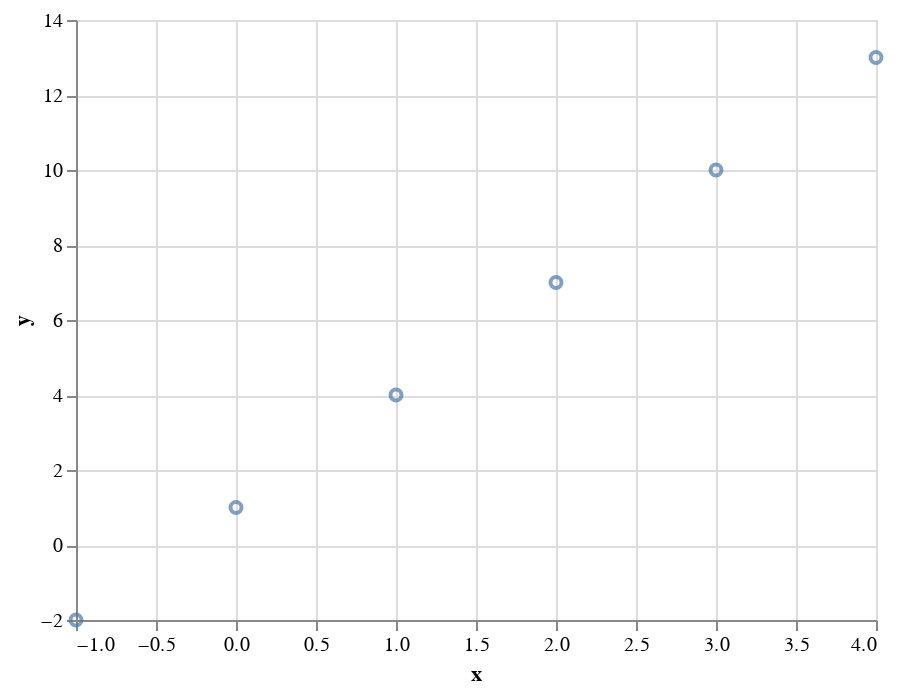

Write notebook code for a chart like this one.
### Markdown cell above
As you look at them, you might notice that the value of x is increasing by 1 as you read left to right and the corresponding value of y is increasing by 3. 
You probably think that y equals 3 times x plus or minus something. Then, you'd probably look at the 0 on x and see that y is 1, and you'd come up with the relationship: 

$y = 3x + 1.$

That's almost exactly how you would use code to train a model to spot the patterns in the data! How would you train a neural network to do the equivalent task? By feeding it with your set of x's and y's, it should be able to figure out the relationship between them.

But before we train our model, let`s first use the Python library **seaborn** to visualize the realtionship between x and y.

### Code cell
# Plot relationship with scatterplot
import pandas as pd
import altair as alt

import warnings
warnings.simplefilter(action='ignore', category=FutureWarning)

df = pd.DataFrame({"x":x, "y":y})

alt.Chart(df).mark_point().encode(
    x="x",
    y="y"
)

### Figure 1 — Vega-Lite specification as saved in the notebook (floating-point values rounded to 4 significant figures)
{"config": {"view": {"continuousWidth": 400, "continuousHeight": 300}}, "data": {"name": "data-9103e5c76b5f6cfa1b8d791d17bc6753"}, "mark": "point", "encoding": {"x": {"field": "x", "type": "quantitative"}, "y": {"field": "y", "type": "quantitative"}}, "$schema": "https://vega.github.io/schema/vega-lite/v4.17.0.json", "datasets": {"data-9103e5c76b5f6cfa1b8d791d17bc6753": [{"x": -1.0, "y": -2.0}, {"x": 0.0, "y": 1.0}, {"x": 1.0, "y": 4.0}, {"x": 2.0, "y": 7.0}, {"x": 3.0, "y": 10.0}, {"x": 4.0, "y": 13.0}]}}
